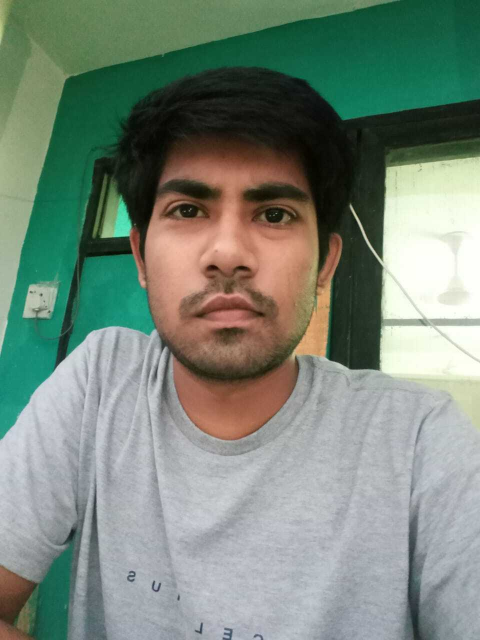
#> input picture Practice Programs/a.jpeg, 960 x 1280 px, given in place of a.jpg, which was not available (shown at 1/2 size)
$ python Object.py
#> lines starting #> are read from the running program, lines starting #| are printed output that depends on the picture; after the words box and inside, x2 and y2 are one past the last pixel; in counts of white or black regions, pixels touching at a corner belong together; pictures that were not available may be replaced by others from this repository, and a replacement may not be noted
import cv2
import numpy as np


img = cv2.imread('a.jpg',cv2.IMREAD_COLOR)
#> img is the input picture: shape (1280, 960, 3); mean B, G, R 122.6, 135.5, 121.1
img1=img
img1 = cv2.cvtColor(img1,cv2.COLOR_BGR2GRAY)
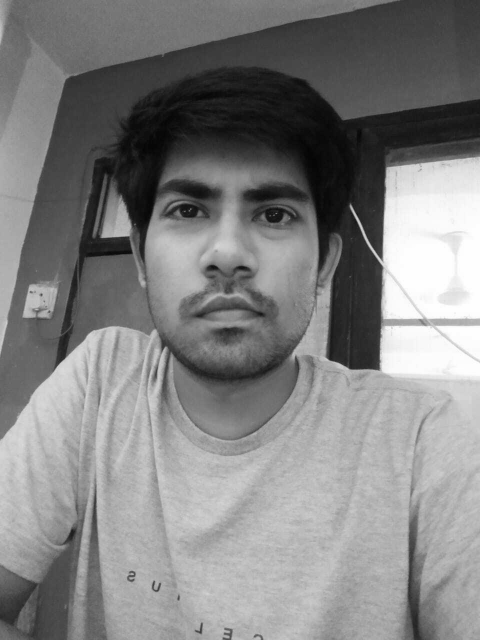
#> img1: shape (1280, 960) (shown at 1/2 size); min 2, max 255, mean 129.8
th = cv2.adaptiveThreshold(img1, 255, cv2.ADAPTIVE_THRESH_GAUSSIAN_C, cv2.THRESH_BINARY_INV, 115, 1)
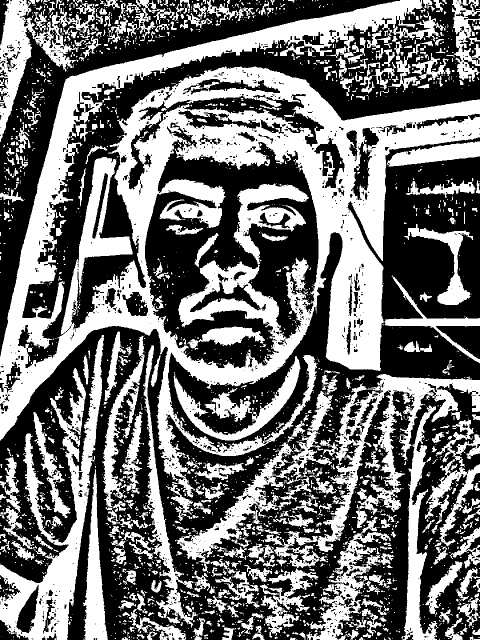
#> th: shape (1280, 960) (shown at 1/2 size); 44.3% white; 2443 white regions (1901 under 20 px), largest, box (x1, y1, x2, y2) and area: (0, 0, 960, 995) 258163, (548, 748, 960, 1280) 38663, (0, 670, 208, 1280) 32363
#cv2.imshow('original',img)
#cv2.imshow('Adaptive threshold',th)


kernel = np.ones((5,5),np.float32)
opening = cv2.morphologyEx(th, cv2.MORPH_OPEN, kernel)
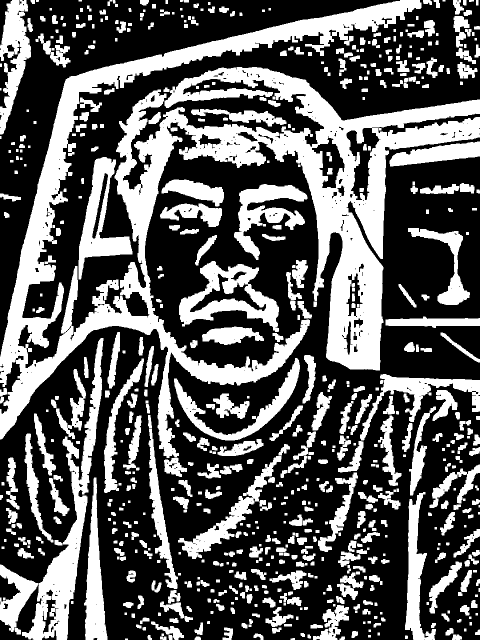
#> opening: shape (1280, 960) (shown at 1/2 size); 36.4% white; 683 white regions (5 under 20 px), largest, box (x1, y1, x2, y2) and area: (0, 0, 960, 916) 197658, (44, 676, 207, 1280) 19977, (358, 522, 558, 664) 11392


#cv2.imshow('Erosion and Dilation',dilate)


#blur = cv2.GaussianBlur(opening,(7,7),0)
#blur= cv2.medianBlur(opening,5)
blur=cv2.bilateralFilter(opening,19,75,75)

dilate=cv2.dilate(blur,kernel,iterations=1)
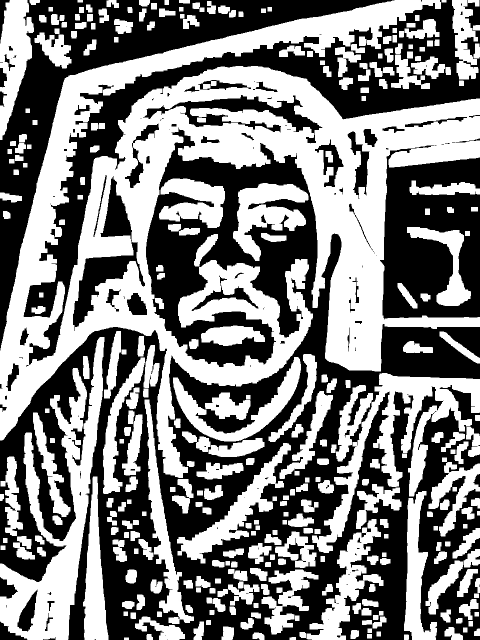
#> dilate: shape (1280, 960) (shown at 1/2 size); min 0, max 255, mean 126.5

cv2.namedWindow('Blurring',cv2.WINDOW_NORMAL)
cv2.resizeWindow('Blurring', 800,600)

edged = cv2.Canny(dilate, 50, 150) #canny edge detection
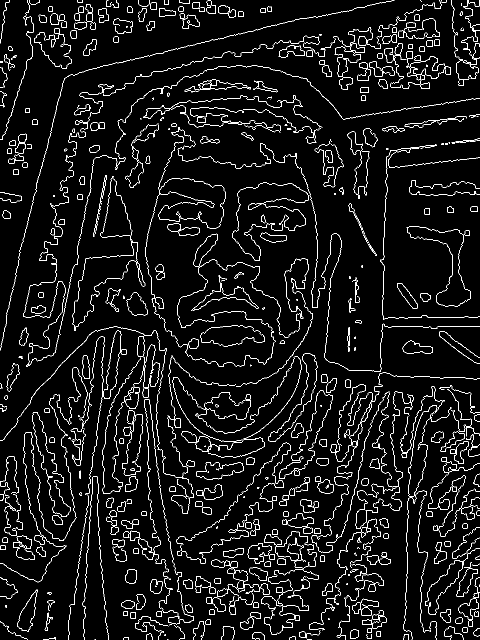
#> edged: shape (1280, 960) (shown at 1/2 size); 5.2% white in thin lines or dots
cv2.namedWindow('Canny',cv2.WINDOW_NORMAL)
cv2.resizeWindow('Canny', 800,600)
cv2.imshow('Canny',edged)


cv2.imshow('Blurring',dilate)

contours, hierarchy = cv2.findContours(edged,cv2.RETR_TREE,cv2.CHAIN_APPROX_SIMPLE)
#> contours = 961 contours, 446 with area under 20; largest, box (x1, y1, x2, y2) and area: (813, 453, 942, 613) 6154, (813, 453, 942, 613) 6127, (65, 824, 141, 1034) 4250, (65, 824, 141, 1034) 4203, (401, 650, 530, 693) 3589


# [9 lines of commented-out code are left out]


for contour in contours:
	epsilon = 0.01*cv2.arcLength(contour,True)
	approx = cv2.approxPolyDP(contour,epsilon,True)
	cv2.drawContours(img1,contour,-1,(255,0,0),4)
#> this loop made 961 passes
#> epsilon on passes 3 to 5: 0.217, 0.365, 0.638
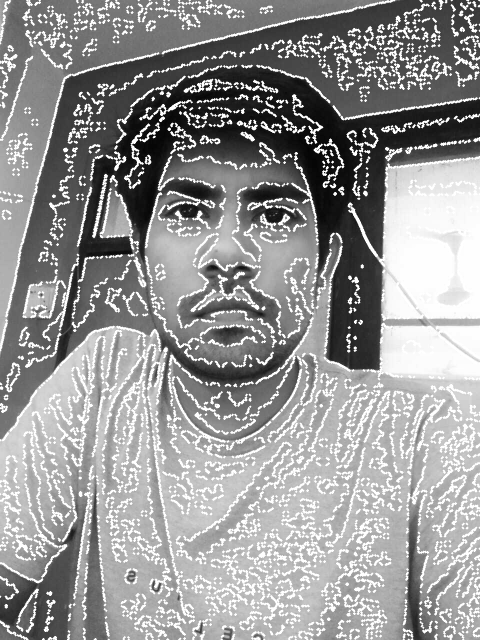
#> img1: shape (1280, 960) (shown at 1/2 size); 17.28% of pixels changed, all inside (x1, y1, x2, y2) = (0, 0, 960, 1280)
	# (x,y,w,h) = cv2.boundingRect(contour)
	# if w>80 and h>80:
	# 	cv2.rectangle(img1, (x,y), (x+w,y+h), (255, 0, 0), 2)


cv2.namedWindow('final',cv2.WINDOW_NORMAL)
cv2.resizeWindow('final', 800,600)
cv2.imshow('final',img1)
cv2.waitKey(0)
cv2.destroyAllWindows()
